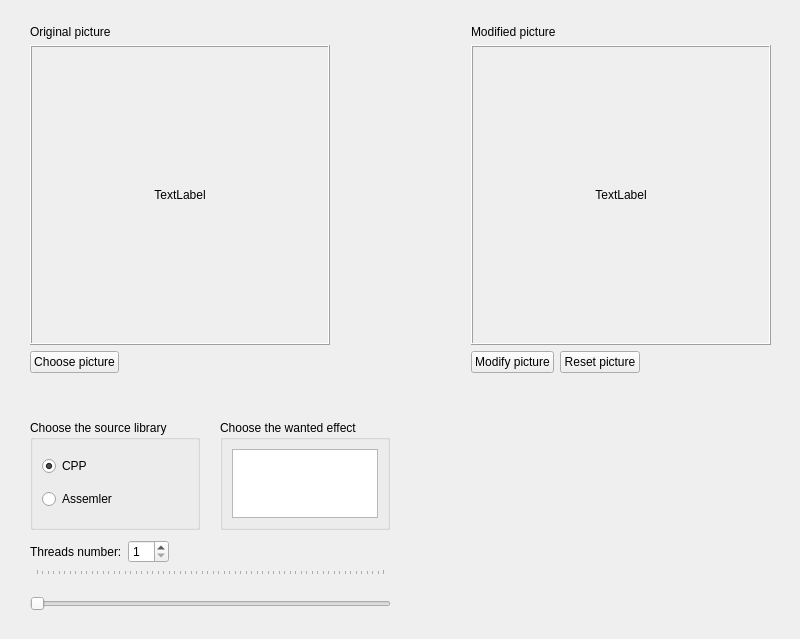
<?xml version="1.0" encoding="UTF-8"?>
<ui version="4.0">
 <class>MainWindow</class>
 <widget class="QMainWindow" name="MainWindow">
  <property name="geometry">
   <rect>
    <x>0</x>
    <y>0</y>
    <width>800</width>
    <height>639</height>
   </rect>
  </property>
  <property name="windowTitle">
   <string>MainWindow</string>
  </property>
  <widget class="QWidget" name="centralwidget">
   <widget class="QGroupBox" name="groupBox_library_choice">
    <property name="geometry">
     <rect>
      <x>30</x>
      <y>420</y>
      <width>170</width>
      <height>110</height>
     </rect>
    </property>
    <property name="sizePolicy">
     <sizepolicy hsizetype="Fixed" vsizetype="Fixed">
      <horstretch>0</horstretch>
      <verstretch>0</verstretch>
     </sizepolicy>
    </property>
    <property name="title">
     <string>Choose the source library</string>
    </property>
    <layout class="QVBoxLayout" name="verticalLayout">
     <item>
      <widget class="QRadioButton" name="radioButton_cpp_library">
       <property name="text">
        <string>CPP</string>
       </property>
       <property name="checked">
        <bool>true</bool>
       </property>
      </widget>
     </item>
     <item>
      <widget class="QRadioButton" name="radioButton_assembler_library">
       <property name="text">
        <string>Assemler</string>
       </property>
      </widget>
     </item>
    </layout>
   </widget>
   <widget class="QGroupBox" name="groupBox_operation_choice">
    <property name="geometry">
     <rect>
      <x>220</x>
      <y>420</y>
      <width>170</width>
      <height>110</height>
     </rect>
    </property>
    <property name="sizePolicy">
     <sizepolicy hsizetype="Fixed" vsizetype="Fixed">
      <horstretch>0</horstretch>
      <verstretch>0</verstretch>
     </sizepolicy>
    </property>
    <property name="title">
     <string>Choose the wanted effect</string>
    </property>
    <layout class="QHBoxLayout" name="horizontalLayout">
     <item>
      <widget class="QListWidget" name="listWidget_effects_widget">
       <property name="dragDropMode">
        <enum>QAbstractItemView::DragDropMode::InternalMove</enum>
       </property>
      </widget>
     </item>
    </layout>
   </widget>
   <widget class="QWidget" name="layoutWidget">
    <property name="geometry">
     <rect>
      <x>30</x>
      <y>540</y>
      <width>361</width>
      <height>91</height>
     </rect>
    </property>
    <layout class="QGridLayout" name="gridLayout">
     <item row="0" column="0">
      <widget class="QLabel" name="label_threads_number_choice_text">
       <property name="sizePolicy">
        <sizepolicy hsizetype="Fixed" vsizetype="Preferred">
         <horstretch>0</horstretch>
         <verstretch>0</verstretch>
        </sizepolicy>
       </property>
       <property name="text">
        <string>Threads number:</string>
       </property>
      </widget>
     </item>
     <item row="0" column="1">
      <widget class="QSpinBox" name="spinBox_threads_number_choice">
       <property name="minimum">
        <number>1</number>
       </property>
       <property name="maximum">
        <number>64</number>
       </property>
      </widget>
     </item>
     <item row="0" column="2">
      <spacer name="horizontalSpacer">
       <property name="orientation">
        <enum>Qt::Orientation::Horizontal</enum>
       </property>
       <property name="sizeHint" stdset="0">
        <size>
         <width>40</width>
         <height>20</height>
        </size>
       </property>
      </spacer>
     </item>
     <item row="1" column="0" colspan="3">
      <widget class="QSlider" name="horizontalSlider_threads_number_choice">
       <property name="sizePolicy">
        <sizepolicy hsizetype="Minimum" vsizetype="Minimum">
         <horstretch>0</horstretch>
         <verstretch>0</verstretch>
        </sizepolicy>
       </property>
       <property name="minimum">
        <number>1</number>
       </property>
       <property name="maximum">
        <number>64</number>
       </property>
       <property name="orientation">
        <enum>Qt::Orientation::Horizontal</enum>
       </property>
       <property name="tickPosition">
        <enum>QSlider::TickPosition::TicksAbove</enum>
       </property>
       <property name="tickInterval">
        <number>1</number>
       </property>
      </widget>
     </item>
    </layout>
   </widget>
   <widget class="QWidget" name="">
    <property name="geometry">
     <rect>
      <x>30</x>
      <y>15</y>
      <width>741</width>
      <height>369</height>
     </rect>
    </property>
    <layout class="QGridLayout" name="gridLayout_5">
     <item row="0" column="0">
      <layout class="QGridLayout" name="gridLayout_2">
       <item row="0" column="0" colspan="2">
        <layout class="QGridLayout" name="gridLayout_modified_picture_2">
         <item row="1" column="0">
          <widget class="QLabel" name="label_premodify_picture">
           <property name="sizePolicy">
            <sizepolicy hsizetype="Fixed" vsizetype="Fixed">
             <horstretch>0</horstretch>
             <verstretch>0</verstretch>
            </sizepolicy>
           </property>
           <property name="minimumSize">
            <size>
             <width>300</width>
             <height>300</height>
            </size>
           </property>
           <property name="frameShape">
            <enum>QFrame::Shape::Box</enum>
           </property>
           <property name="frameShadow">
            <enum>QFrame::Shadow::Raised</enum>
           </property>
           <property name="text">
            <string>TextLabel</string>
           </property>
           <property name="alignment">
            <set>Qt::AlignmentFlag::AlignCenter</set>
           </property>
          </widget>
         </item>
         <item row="0" column="0">
          <widget class="QLabel" name="label_original_picture">
           <property name="sizePolicy">
            <sizepolicy hsizetype="Fixed" vsizetype="Fixed">
             <horstretch>0</horstretch>
             <verstretch>0</verstretch>
            </sizepolicy>
           </property>
           <property name="text">
            <string>Original picture</string>
           </property>
          </widget>
         </item>
        </layout>
       </item>
       <item row="1" column="0">
        <widget class="QPushButton" name="pushButton_choose_picture">
         <property name="sizePolicy">
          <sizepolicy hsizetype="Fixed" vsizetype="Fixed">
           <horstretch>0</horstretch>
           <verstretch>0</verstretch>
          </sizepolicy>
         </property>
         <property name="text">
          <string>Choose picture</string>
         </property>
        </widget>
       </item>
       <item row="1" column="1">
        <spacer name="horizontalSpacer_3">
         <property name="orientation">
          <enum>Qt::Orientation::Horizontal</enum>
         </property>
         <property name="sizeHint" stdset="0">
          <size>
           <width>168</width>
           <height>20</height>
          </size>
         </property>
        </spacer>
       </item>
      </layout>
     </item>
     <item row="0" column="1">
      <spacer name="horizontalSpacer_2">
       <property name="orientation">
        <enum>Qt::Orientation::Horizontal</enum>
       </property>
       <property name="sizeHint" stdset="0">
        <size>
         <width>40</width>
         <height>20</height>
        </size>
       </property>
      </spacer>
     </item>
     <item row="0" column="2">
      <layout class="QGridLayout" name="gridLayout_4">
       <item row="0" column="0" colspan="3">
        <layout class="QGridLayout" name="gridLayout_3">
         <item row="0" column="0">
          <widget class="QLabel" name="label_2">
           <property name="sizePolicy">
            <sizepolicy hsizetype="Fixed" vsizetype="Fixed">
             <horstretch>0</horstretch>
             <verstretch>0</verstretch>
            </sizepolicy>
           </property>
           <property name="text">
            <string>Modified picture</string>
           </property>
          </widget>
         </item>
         <item row="1" column="0">
          <widget class="QLabel" name="label_modified_picture">
           <property name="sizePolicy">
            <sizepolicy hsizetype="Fixed" vsizetype="Fixed">
             <horstretch>0</horstretch>
             <verstretch>0</verstretch>
            </sizepolicy>
           </property>
           <property name="minimumSize">
            <size>
             <width>300</width>
             <height>300</height>
            </size>
           </property>
           <property name="frameShape">
            <enum>QFrame::Shape::Box</enum>
           </property>
           <property name="frameShadow">
            <enum>QFrame::Shadow::Raised</enum>
           </property>
           <property name="text">
            <string>TextLabel</string>
           </property>
           <property name="alignment">
            <set>Qt::AlignmentFlag::AlignCenter</set>
           </property>
          </widget>
         </item>
        </layout>
       </item>
       <item row="1" column="0">
        <widget class="QPushButton" name="pushButton_modify_picture">
         <property name="sizePolicy">
          <sizepolicy hsizetype="Fixed" vsizetype="Fixed">
           <horstretch>0</horstretch>
           <verstretch>0</verstretch>
          </sizepolicy>
         </property>
         <property name="text">
          <string>Modify picture</string>
         </property>
        </widget>
       </item>
       <item row="1" column="1">
        <widget class="QPushButton" name="pushButton_reset_picture">
         <property name="sizePolicy">
          <sizepolicy hsizetype="Fixed" vsizetype="Fixed">
           <horstretch>0</horstretch>
           <verstretch>0</verstretch>
          </sizepolicy>
         </property>
         <property name="text">
          <string>Reset picture</string>
         </property>
        </widget>
       </item>
       <item row="1" column="2">
        <spacer name="horizontalSpacer_4">
         <property name="orientation">
          <enum>Qt::Orientation::Horizontal</enum>
         </property>
         <property name="sizeHint" stdset="0">
          <size>
           <width>40</width>
           <height>20</height>
          </size>
         </property>
        </spacer>
       </item>
      </layout>
     </item>
    </layout>
   </widget>
  </widget>
 </widget>
 <resources/>
 <connections/>
</ui>
